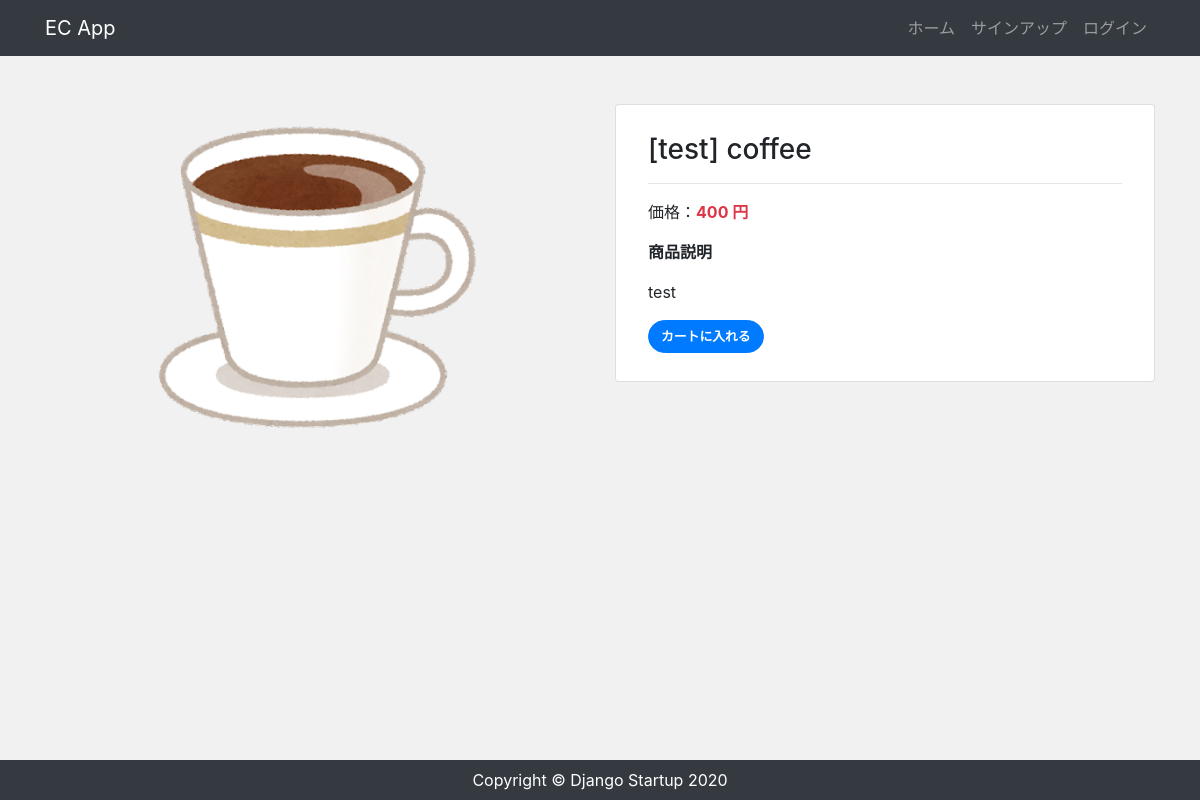
The app's page /product/coffee with its own data.
### app/models.py (models this page shows, shortened)
class Item(models.Model):
  title = models.CharField(max_length=100)
  price = models.IntegerField()
  categroy = models.CharField(max_length=100)
  slug = models.SlugField()
  description = models.TextField()
  image = models.ImageField(upload_to='images')
  created = models.DateField('作成日', default=timezone.now)

### app/views.py (the view)
# urls.py: path('product/<slug>', views.ItemDetailView.as_view(), name='product'),
class ItemDetailView(View):
  def get(self, request, *args, **kwargs):
    item_data = Item.objects.get(slug=self.kwargs['slug'])
    return render(request, 'app/product.html', {
      'item_data': item_data
    })

### app/templates/app/product.html (shortened to what this page needs)
{% extends 'app/base.html' %} {% block content %}
<div class="my-5">
  <div class="row product">
    <div class="col-md-6 mb-4 text-center">
      <img src="{{ item_data.image.url }}" alt="item_image" class="img-fluid" />
    </div>
    <div class="col-md-6 mb-4">
      <div class="card">
        <div class="card-body px-2 py-1">
          <div class="p-4">
            <h3>{{ item_data.title }}</h3>
            <hr />
            <p>
              価格：<span class="text-danger font-weight-bold"
                >{{ item_data.price }} 円</span
              >
            </p>
            <p class="font-weight-bold">商品説明</p>
            <p>{{ item_data.description|linebreaksbr }}</p>
            <a href="{% url 'additem' item_data.slug %}" class="btn btn-primary"
              >カートに入れる</a
            >
          </div>
        </div>
      </div>
    </div>
  </div>
</div>
{% endblock %}

### app/static/css/style.css (style rules this page uses)
* { margin: 0; padding: 0; box-sizing: border-box; }
body { background: #f1f1f1; display: flex; flex-flow: column; min-height: 100vh; }
.btn { font-size: 80%; border-radius: 5rem; font-weight: bold; }
.product img { height: 350px; object-fit: contain; }

### records on screen
Item: image (picture), title "[test] coffee", price "400", description "test"
